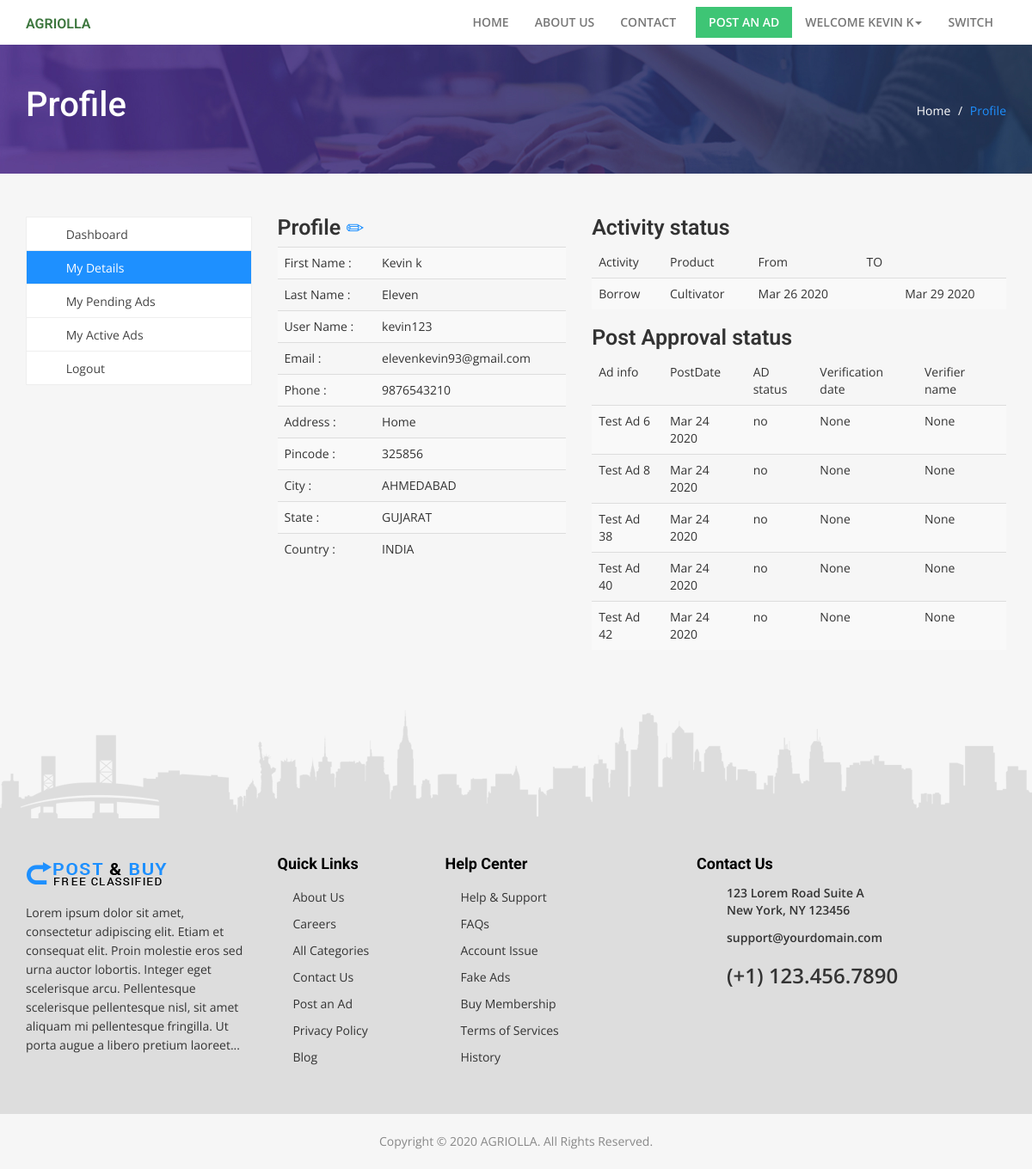
Page /dashboard/aboutme (signed in) on the committed database.
### Home/models.py (models this page shows, shortened)
class Profile(models.Model):
    user = models.OneToOneField(User, on_delete=models.CASCADE)
    phone = models.CharField(max_length=13)
    address = models.TextField(null=False)
    pincode = models.CharField(max_length=6, null=False)
    country = models.ForeignKey(CountryMaster, on_delete=models.CASCADE, null=True, blank=True)
    state = models.ForeignKey(Statemaster, on_delete=models.CASCADE, null=True, blank=True)
    city = models.ForeignKey(Citymaster, on_delete=models.CASCADE, null=True, blank=True)
    Birthdate = models.DateField(null=True,blank=True)
    IsActive = models.BooleanField(choices=BooleanChoice, default=False)
    IsAvailable = models.BooleanField(choices=BooleanChoice,default=False)
    created_on = models.DateTimeField(auto_now=True,null=True,blank=True)
    updated_on = models.DateTimeField(auto_now_add=True,null=True,blank=True)
    IsMerchant = models.BooleanField(default=False, choices=BooleanChoice)

class Producttransaction(models.Model):
    productid = models.ForeignKey(Product,on_delete=models.CASCADE,null=True)
    borrower = models.ForeignKey(User,on_delete=models.CASCADE,null=True)
    takendate = models.DateField(null=True,blank=True)
    returndte= models.DateField(null=True,blank=True)

class Product(models.Model):
    title = models.CharField(max_length=50, blank=True, null=True)
    slug = models.SlugField(blank=True, unique=True)
    Owner_name = models.ForeignKey(User,on_delete=models.CASCADE,blank=True, null=True)
    uploadfor = models.CharField(max_length=5, choices=AD_CHOICES, blank=True, null=True)
    category = models.ForeignKey(Category, on_delete=models.CASCADE)
    brand = models.ForeignKey(Brandmaster,on_delete=models.CASCADE, blank=True, null=True)
    Description = models.TextField(null=True, blank=True)
    Feature1 = models.CharField(max_length=50, null=False, blank=False,default="")
    Feature2 = models.CharField(max_length=50, null=True, blank=True,default="")
    Feature3 = models.CharField(max_length=50, null=True, blank=True,default="")
    Feature4 = models.CharField(max_length=50, null=True, blank=True,default="")
    Feature5 = models.CharField(max_length=50, null=True, blank=True,default="")
    Condition = models.CharField(max_length=5,choices=Condition,null=True,blank=True)
    price = models.DecimalField(max_digits=9, decimal_places=2, blank=True, null=True)
    quantity = models.CharField(max_length=2, choices=QUANTITY_CHOICES, blank=True, null=True)
    image = models.ImageField(upload_to=upload_image_path, null=True, blank=True)
    image2 = models.ImageField(upload_to=upload_image_path, null=True, blank=True)
    image3 = models.ImageField(upload_to=upload_image_path, null=True, blank=True)
    image4 = models.ImageField(upload_to=upload_image_path, null=True, blank=True)
    image5 = models.ImageField(upload_to=upload_image_path, null=True, blank=True)
    avail = models.CharField(max_length=10, choices=AVAILABLE_CHOICES, default="!Available")
    advalue = models.CharField(default="no", max_length=10, choices=GREATAD_CHOICES, blank=True, null=True)
    offer = models.CharField(default="no", max_length=5, choices=OFFER_CHOICES, blank=True, null=True)
    offerDetails = models.CharField(max_length=50,default="")
    adviewed = models.IntegerField(default=0, blank=True, null=True)
    rejected_status = models.CharField(max_length=5, choices=Reject, default="no")
    rejection_reason = models.CharField(max_length=100,null=True,blank=True)
    verified_status = models.CharField(max_length=5, default="no")
    visit_date = models.DateTimeField(null=True, blank=True)
    verifier_person = models.ForeignKey(Workers,on_delete=models.CASCADE, null=True, blank=True)
    ApprovedOrRejectedBy = models.ForeignKey(Employee,on_delete=models.CASCADE,null=True,blank=True)
    IsVisited = models.BooleanField(default=False,choices=BooleanChoice)
    IsReported = models.BooleanField(default=False,choices=BooleanChoice)
    Rate = models.DecimalField(max_digits=2, decimal_places=1, blank=True, null=True)
    post_date = models.DateTimeField(auto_now=True,null=True)
    update_date = models.DateTimeField(auto_now_add=True,null=True)
    IsProductSoldOrOnRent=models.BooleanField(choices=BooleanChoice,default=False)
    def __str__(self):
        return self.title

### adminside/models.py (models this page shows)
class Citymaster(models.Model):
    CityName = models.CharField(max_length=50)
    State = models.ForeignKey(Statemaster, on_delete=models.CASCADE)
    def __str__(self):
        return self.CityName

class Statemaster(models.Model):
    StateName = models.CharField(max_length=50)
    Country = models.ForeignKey(CountryMaster, on_delete=models.CASCADE)
    def __str__(self):
        return self.StateName

class CountryMaster(models.Model):
    CountryName = models.CharField(max_length=50)
    def __str__(self):
        return self.CountryName

### Home/views.py (the view)
@login_required(login_url='account_login')
def aboutme(request):
    profile = get_object_or_404(Profile, user_id=request.user.id)
    activitystatus = Producttransaction.objects.get(borrower_id=request.user.id)
    Pendingads = Product.objects.filter(avail="!Available", Owner_name=request.user)
    return render(request, "Aboutme.html", {'prof': profile, 'pending': Pendingads,'purchase':activitystatus})

### Templates/Aboutme.html (shortened to what this page needs)
{% extends 'common/ORS Common.html' %}
{% load static %}
{% block pageheadername %}
<div class="pageTitle">
  <div class="container">
    <div class="row">
      <div class="col-md-6 col-sm-6">
        <h1 class="page-heading">Profile</h1>
      </div>
      <div class="col-md-6 col-sm-6">
        <div class="breadCrumb"><a href="#.">Home</a> / <span>Profile</span></div>
      </div>
    </div>
  </div>
</div>
{% endblock %}
{% block content %}
<div class="inner-page">
  <div class="container">
    <div class="row">
      <div class="col-md-3 col-sm-4">
        <ul class="usernavdash">
          <li><a href="{% url 'Home:dashboard' %}"><i class="fa fa-tachometer" aria-hidden="true"></i> Dashboard</a></li>
          <li class="active"><a href="#"><i class="fa fa-user" aria-hidden="true"></i> My Details</a></li>
          <li><a href="{% url 'Home:pendingad' %}"><i class="fa fa-desktop" aria-hidden="true"></i> My Pending Ads</a></li>
          <li><a href="{% url 'Home:activead' %}"><i class="fa fa-laptop" aria-hidden="true"></i> My Active Ads</a></li>
          <li><a href="{% url 'account_logout' %}"><i class="fa fa-sign-out" aria-hidden="true"></i> Logout</a></li>
        </ul>
      </div>
      <div class="col-md-9 col-sm-8">
        <div class="row">
          <div class="card text-white bg-dark col-sm-5">
              <h3>Profile <span><a href="{% url 'Home:editprofile' %}" onclick="return confirm('===============Please Take a Note ! ===============\n You are only allow to change Personal details.\n You can not change Username,email,birthdate which is unique \n\n If you want to change registration details then contact us?');"><i class="glyphicon glyphicon-pencil"></i></a></span></button></h3>
            <table id="profile" class="table table-striped">
                <tr><td>First Name :</td> <td> {{user.first_name}}</td></tr>
                <tr><td>Last Name :</td> <td> {{user.last_name}}</td></tr>
                <tr><td>User Name :</td> <td> {{user}}</td></tr>
                <tr><td>Email :</td> <td> {{user.email}}</td></tr>
                <tr><td>Phone :</td> <td> {{prof.phone}}</td></tr>
                <tr><td>Address :</td> <td> {{prof.address}}</td></tr>
                <tr><td>Pincode :</td> <td> {{prof.pincode}}</td></tr>
                <tr><td>City :</td> <td> {{prof.city}}</td></tr>
                <tr><td>State :</td> <td> {{prof.state}}</td></tr>
                <tr><td>Country :</td> <td> {{prof.country}}</td></tr>
            </table>
          </div>
          <div class="col-sm-7">
            <h3>Activity status</h3>
            <table class="table table-striped" ID="USERTABLE1">
                <thead>
                <tr><td>Activity</td><td>Product</td><td>From</td><td>TO</td></tr>
                </thead>
                <tbody>
                {% if purchase %}
                <tr><td>{%if purchase.productid.uploadfor == "Rent" %} Borrow {% else %}Purchased{% endif %}</td><td>{{ purchase.productid }}</td><td>{{purchase.takendate| date:"M d Y"}}</td><td>{{ad.rejected_status}}</td><td>{{purchase.returndte |date:"M d Y"}}</td></tr>
                {% else %}
                <tr><td colspan="6"><p class="text-info text-center">No Data Available</p></td></tr>
                {% endif%}
                </tbody>
              </table>
              <h3>Post Approval status</h3>
            <table class="table table-striped" ID="USERTABLE2">
                <thead>
                <tr><td>Ad info</td><td>PostDate</td><td>AD status</td><td>Verification date</td><td>Verifier name</td></tr>
                </thead>
                <tbody>
                {% if pending %}
                {% for ad in pending %}
                  <tr><td>{{ ad.title }}</td><td>{{ad.post_date| date:"M d Y"}}</td><td>{{ad.rejected_status}}</td><td>{{ad.visit_date}}</td><td>{{ad.verifier_person}}</td></tr>                      {% endfor %}
                {% else %}
                <tr><td colspan="6"><p class="text-info text-center">No Data Available</p></td></tr>
                {% endif%}
                </tbody>
              </table>
          </div>
        </div>
      </div>
        </div>
      </div>
    </div>
{% endblock %}

### Templates/common/ORS Common.html (shortened to what this page needs)
{% load static %}
<!DOCTYPE html>
<html lang="en">
<head>
<link href='{% static "css/owl.carousel.css" %}' rel="stylesheet">
<link href='{% static "css/bootstrap.min.css" %}' rel="stylesheet">
<link href='{% static "css/font-awesome.css" %}' rel="stylesheet">
<link href='{% static "css/main.css" %}' rel="stylesheet">
</head>
<body>
<div class="header">
  <div class="container">
    <div class="row">
      <div class="col-md-2 col-sm-3 col-xs-12"> <a href='{% url "Home:home" %}' class="logo"><i class="glyphicon glyphicon-grain text-success"><h6>AGRIOLLA</h6></i></a><a data-toggle="modal" data-target=".bd-example-modal-sm"><i class="glyphicon glyphicon-map-marker fa-2x text-danger"></i></a>
      </div>
      <div class="col-md-10 col-sm-12 col-xs-12">
        <div class="navbar navbar-default" role="navigation">
          <div class="navbar-collapse collapse" id="nav-main">
            <ul class="nav navbar-nav">
              <li class=""><a href='{% url "Home:home" %}'>Home </a>
              </li>
              <li><a href='{% url "Home:aboutus" %}'>About us</a></li>
              <li><a href='{% url "Home:contactus"%}'>Contact</a></li>
              {% if user.is_authenticated %}
              <li class="postad"><a href='{% url "Home:addproduct" %}'>Post an Ad</a></li>
              <li class="dropdown"><a href="{% url 'Home:dashboard' %}">Welcome {{user.first_name}}<span class="caret"></span></a>
              </li>
              {% else %}
              <li class="register"><a href="{% url 'account_signup' %}">Register</a></li>
              <li class="register"><a href="{% url 'account_login' %}">Login</a></li>
              {% endif %}
              <li class="dropdown"><a href="{% url 'Emp:choice' %}">Switch</a></li>
            </ul>
          </div>
        </div>
      </div>
    </div>
  </div>
</div>
{% block pageheadername %}
{% endblock %}
{% block content %}
{% endblock %}
<div class="footerWrap">
  <div class="container">
    <div class="row">
      <div class="col-md-3 col-sm-12">
        <div class="ft-logo"><img src='{%static "images/logo.png"%}' alt="Your alt text here"></div>
        <p>Lorem ipsum dolor sit amet, consectetur adipiscing elit. Etiam et consequat elit. Proin molestie eros sed urna auctor lobortis. Integer eget scelerisque arcu. Pellentesque scelerisque pellentesque nisl, sit amet aliquam mi pellentesque fringilla. Ut porta augue a libero pretium laoreet...</p>
      </div>
      <div class="col-md-2 col-sm-6">
        <h5>Quick Links</h5>
        <ul class="quicklinks">
          <li><a href="#.">About Us </a></li>
          <li><a href="#.">Careers</a></li>
          <li><a href="#.">All Categories</a></li>
          <li><a href="#.">Contact Us</a></li>
          <li><a href="#.">Post an Ad</a></li>
          <li><a href="#.">Privacy Policy</a></li>
          <li><a href="#.">Blog</a></li>
        </ul>
      </div>
      <div class="col-md-3 col-sm-6">
        <h5>Help Center</h5>
        <ul class="quicklinks">
          <li><a href="#.">Help &amp; Support</a></li>
          <li><a href="#.">FAQs</a></li>
          <li><a href="#.">Account Issue</a></li>
          <li><a href="#.">Fake Ads</a></li>
          <li><a href="#.">Buy Membership</a></li>
          <li><a href="#.">Terms of Services</a></li>
          <li><a href="#.">History</a></li>
        </ul>
      </div>
      <div class="col-md-4 col-sm-12">
        <h5>Contact Us</h5>
        <div class="address"> 123 Lorem Road Suite A<br>
          New York, NY 123456</div>
        <div class="email"> <a href='{% static "mailto:newapp@salonstudios.com" %}'>support@yourdomain.com</a> </div>
        <div class="phone"> <a href='{% static "tel:001234567890" %}'>(+1) 123.456.7890</a></div>
        <div class="social"> <a href="#." target="_blank"> <i class="fa fa-facebook-square" aria-hidden="true"></i></a> <a href="#." target="_blank"><i class="fa fa-twitter-square" aria-hidden="true"></i></a> <a href="#." target="_blank"><i class="fa fa-google-plus-square" aria-hidden="true"></i></a> <a href="#." target="_blank"><i class="fa fa-linkedin-square" aria-hidden="true"></i></a> <a href="#." target="_blank"><i class="fa fa-youtube-square" aria-hidden="true"></i></a> </div>
      </div>
    </div>
  </div>
</div>
<div class="copyright">
  <div class="container">
    <div class="bttxt">Copyright &copy; 2020 AGRIOLLA. All Rights Reserved. </div>
  </div>
</div>
</body>
</html>

### rows in the picture
Profile: phone "9876543210", address "Home", pincode "325856", city "AHMEDABAD", state "GUJARAT", country "INDIA"
Producttransaction: productid "Cultivator", takendate "Mar 26 2020", returndte "Mar 29 2020"
Product: title "Test Ad 6", post_date "Mar 24 2020", rejected_status "no", visit_date "None", verifier_person "None"
Product: title "Test Ad 8", post_date "Mar 24 2020", rejected_status "no", visit_date "None", verifier_person "None"
Product: title "Test Ad 38", post_date "Mar 24 2020", rejected_status "no", visit_date "None", verifier_person "None"
Product: title "Test Ad 40", post_date "Mar 24 2020", rejected_status "no", visit_date "None", verifier_person "None"
Product: title "Test Ad 42", post_date "Mar 24 2020", rejected_status "no", visit_date "None", verifier_person "None"

### other values in the picture
{{ user.first_name }} "KEVIN K"
{{ user.first_name }} "Kevin k"
{{ user.last_name }} "Eleven"
{{ user }} "kevin123"
{{ user.email }} "elevenkevin93@gmail.com"
